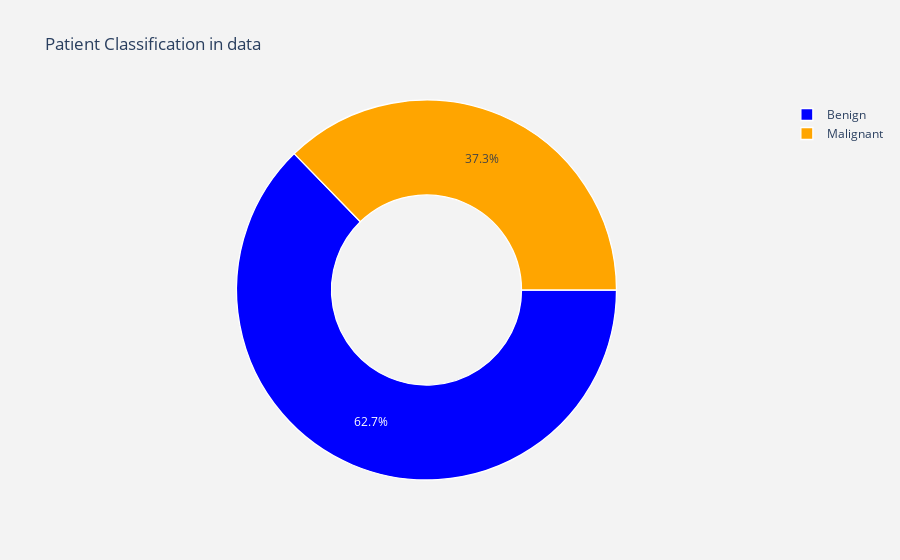

Source (notebook cell):
### Markdown cell above
#### 3.4 Report: Making Donought chart for patient Classification in data

### Code cell
l = ['Benign', 'Malignant']
v = dataset["diagnosis"].value_counts().values.tolist()

trace = go.Pie(labels = l, values = v,
               marker = dict(colors =  [ 'blue' ,'orange'], line = dict(color = "white", width =  1.3)),
               rotation = 90,
               hoverinfo = "label+value+text",
               hole = .5
              )
layout = go.Layout(dict(title = "Patient Classification in data",
                        plot_bgcolor  = "rgb(243,243,243)",
                        paper_bgcolor = "rgb(243,243,243)",
                       )
                  )

data = [trace]
fig = go.Figure(data = data,layout = layout)
py.iplot(fig)

### Figure 1 — Plotly figure (JSON) as saved in the notebook; plotly's stock layout.template omitted (floating-point values rounded to 4 significant figures)
{"data": [{"hole": 0.5, "hoverinfo": "label+value+text", "labels": ["Benign", "Malignant"], "marker": {"colors": ["blue", "orange"], "line": {"color": "white", "width": 1.3}}, "rotation": 90, "type": "pie", "values": [357, 212]}], "layout": {"paper_bgcolor": "rgb(243,243,243)", "plot_bgcolor": "rgb(243,243,243)", "title": {"text": "Patient Classification in data"}}}
